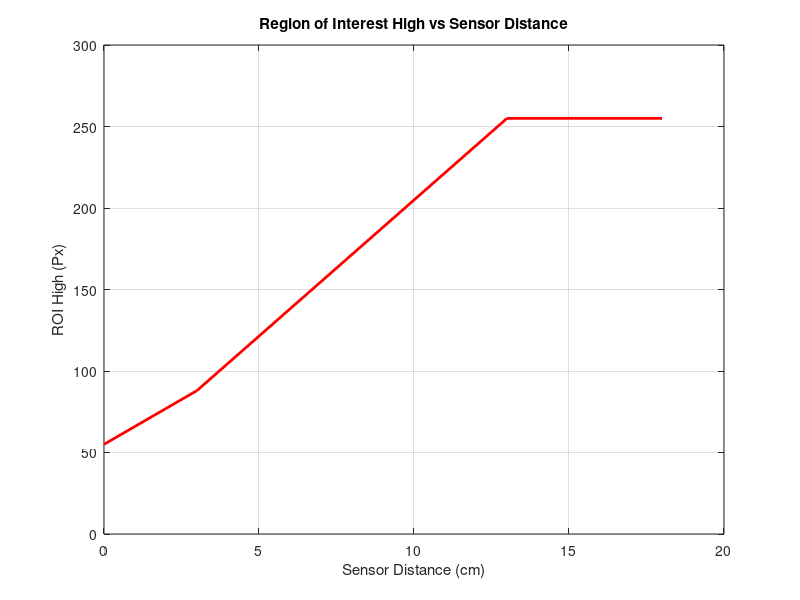
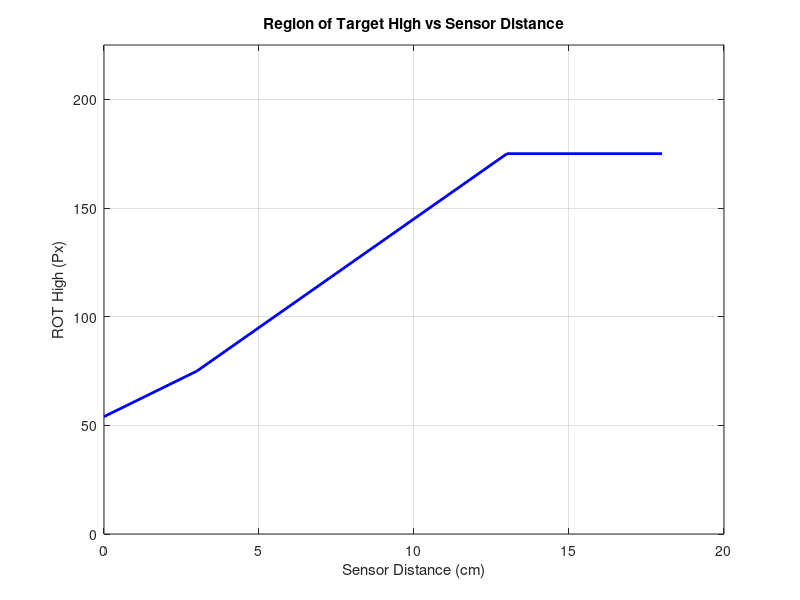
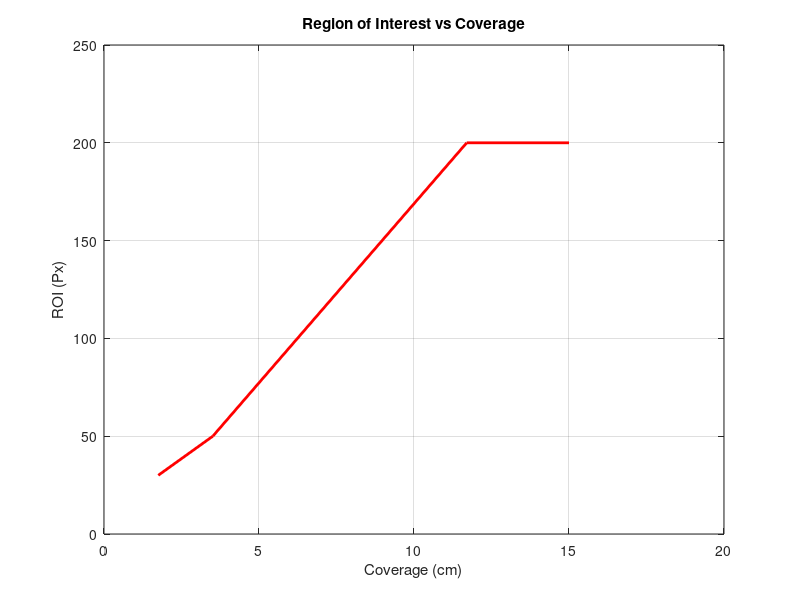
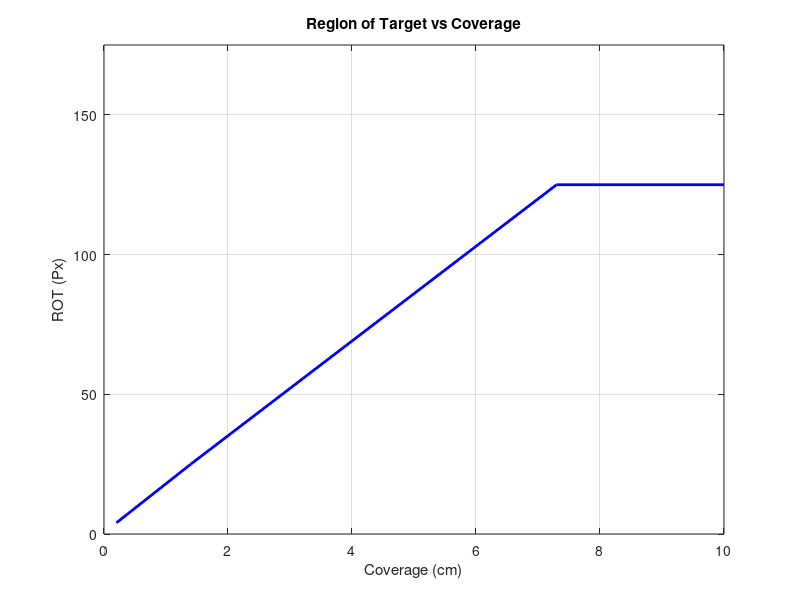

MATLAB code to generate these figures, in order:
%% ROI_high
%h1=figure('units','normalized','outerposition',[0 0 0.75 0.6])
h1=figure('units','normalized','outerposition',[0 0 0.45 0.45])
%subplot(2,2,1)
ROI_high_x=[0 3 13 15:18]
ROI_high_y=[55 88 255 255 255 255 255]
plot(ROI_high_x,ROI_high_y,'r','LineWidth',2)
xlabel('Sensor Distance (cm)')
ylabel('ROI High (Px)')
ylim([0 300])
title('Region of Interest High vs Sensor Distance')
grid on
print(h1,sprintf('ROI_HIGH.png'),'-dpng','-r600')
close(h1)
%% ROT_high
h2=figure('units','normalized','outerposition',[0 0 0.45 0.45])
%subplot(2,2,2)
ROT_high_x=[0 3 13 15:18]
ROT_high_y=[54 75 175 175 175 175 175]
plot(ROT_high_x,ROT_high_y,'b','LineWidth',2)
xlabel('Sensor Distance (cm)')
ylabel('ROT High (Px)')
ylim([0 225])
title('Region of Target High vs Sensor Distance')
grid on
print(h2,sprintf('ROT_HIGH.png'),'-dpng','-r600')
close(h2)
%% ROI
%subplot(2,2,3)
h3=figure('units','normalized','outerposition',[0 0 0.45 0.45])
ROI_x=[1.75 3.51 11.7 12:15]
ROI_y=[30 50 200 200 200 200 200]
plot(ROI_x,ROI_y,'r','LineWidth',2)
xlabel('Coverage (cm)')
ylabel('ROI (Px)')
ylim([0 250])
title('Region of Interest vs Coverage')
grid on
print(h3,sprintf('ROI.png'),'-dpng','-r600')
close(h3)
%% ROT
h4=figure('units','normalized','outerposition',[0 0 0.45 0.45])
%subplot(2,2,4)
ROT_x=[0.2 1.4 7.3 8:10]
ROT_y=[4 25 125 125 125 125]
plot(ROT_x,ROT_y,'b','LineWidth',2)
xlabel('Coverage (cm)')
ylabel('ROT (Px)')
ylim([0 175])
title('Region of Target vs Coverage')
grid on
print(h4,sprintf('ROT.png'),'-dpng','-r600')
close(h4)
%print(h1,sprintf('ROI_ROT.png'),'-dpng','-r600')
%close(h1)